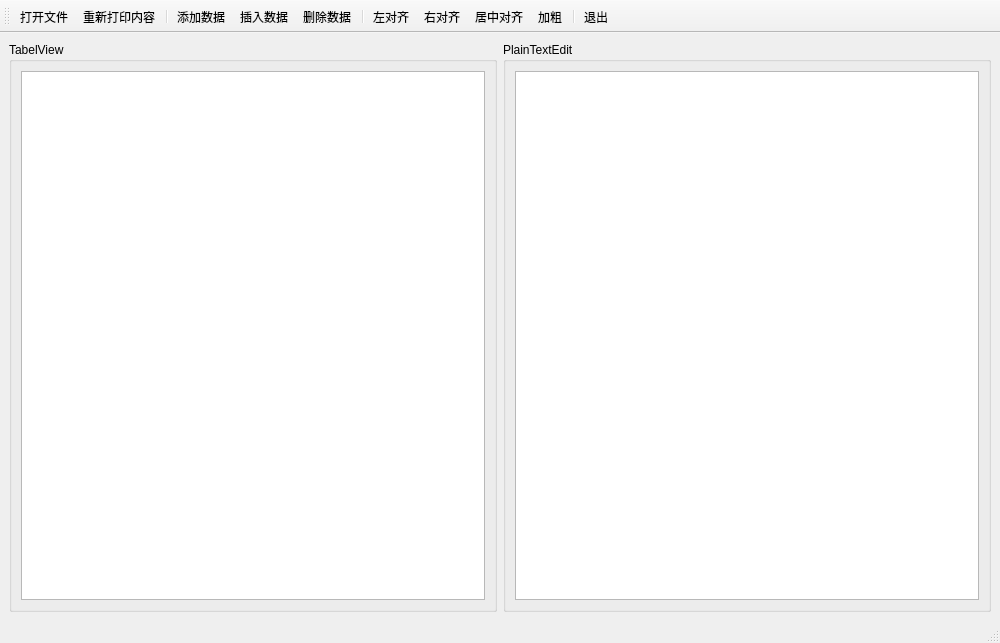
<?xml version="1.0" encoding="UTF-8"?>
<ui version="4.0">
 <class>MainWindow</class>
 <widget class="QMainWindow" name="MainWindow">
  <property name="geometry">
   <rect>
    <x>0</x>
    <y>0</y>
    <width>1000</width>
    <height>643</height>
   </rect>
  </property>
  <property name="minimumSize">
   <size>
    <width>1000</width>
    <height>0</height>
   </size>
  </property>
  <property name="windowTitle">
   <string>MainWindow</string>
  </property>
  <property name="toolButtonStyle">
   <enum>Qt::ToolButtonStyle::ToolButtonTextUnderIcon</enum>
  </property>
  <widget class="QWidget" name="centralwidget">
   <layout class="QGridLayout" name="gridLayout">
    <item row="0" column="0">
     <widget class="QGroupBox" name="groupBox">
      <property name="title">
       <string>TabelView</string>
      </property>
      <layout class="QGridLayout" name="gridLayout_2">
       <item row="0" column="0">
        <widget class="QTableView" name="tableView"/>
       </item>
      </layout>
     </widget>
    </item>
    <item row="0" column="1">
     <widget class="QGroupBox" name="groupBox_2">
      <property name="title">
       <string>PlainTextEdit</string>
      </property>
      <layout class="QGridLayout" name="gridLayout_3">
       <item row="0" column="0">
        <widget class="QPlainTextEdit" name="plainTextEdit"/>
       </item>
      </layout>
     </widget>
    </item>
   </layout>
  </widget>
  <widget class="QStatusBar" name="statusbar"/>
  <widget class="QToolBar" name="toolBar">
   <property name="windowTitle">
    <string>toolBar</string>
   </property>
   <attribute name="toolBarArea">
    <enum>TopToolBarArea</enum>
   </attribute>
   <attribute name="toolBarBreak">
    <bool>false</bool>
   </attribute>
   <addaction name="actOpenFile"/>
   <addaction name="actreDate"/>
   <addaction name="separator"/>
   <addaction name="actappend"/>
   <addaction name="actinsert"/>
   <addaction name="actdel"/>
   <addaction name="separator"/>
   <addaction name="actleft"/>
   <addaction name="actright"/>
   <addaction name="actcenter"/>
   <addaction name="actbold"/>
   <addaction name="separator"/>
   <addaction name="actclose"/>
  </widget>
  <action name="actOpenFile">
   <property name="icon">
    <iconset theme="QIcon::ThemeIcon::DocumentNew"/>
   </property>
   <property name="text">
    <string>打开文件</string>
   </property>
   <property name="toolTip">
    <string>打开文件</string>
   </property>
   <property name="shortcut">
    <string>Ctrl+F</string>
   </property>
   <property name="menuRole">
    <enum>QAction::MenuRole::NoRole</enum>
   </property>
  </action>
  <action name="actreDate">
   <property name="icon">
    <iconset theme="QIcon::ThemeIcon::DocumentPrint"/>
   </property>
   <property name="text">
    <string>重新打印内容</string>
   </property>
   <property name="toolTip">
    <string>重新打印内容</string>
   </property>
   <property name="menuRole">
    <enum>QAction::MenuRole::NoRole</enum>
   </property>
  </action>
  <action name="actappend">
   <property name="icon">
    <iconset theme="QIcon::ThemeIcon::AddressBookNew"/>
   </property>
   <property name="text">
    <string>添加数据</string>
   </property>
   <property name="toolTip">
    <string>添加数据</string>
   </property>
   <property name="menuRole">
    <enum>QAction::MenuRole::NoRole</enum>
   </property>
  </action>
  <action name="actinsert">
   <property name="icon">
    <iconset theme="QIcon::ThemeIcon::ListAdd"/>
   </property>
   <property name="text">
    <string>插入数据</string>
   </property>
   <property name="toolTip">
    <string>插入数据</string>
   </property>
   <property name="menuRole">
    <enum>QAction::MenuRole::NoRole</enum>
   </property>
  </action>
  <action name="actdel">
   <property name="icon">
    <iconset theme="QIcon::ThemeIcon::ListRemove"/>
   </property>
   <property name="text">
    <string>删除数据</string>
   </property>
   <property name="toolTip">
    <string>删除数据</string>
   </property>
   <property name="menuRole">
    <enum>QAction::MenuRole::NoRole</enum>
   </property>
  </action>
  <action name="actleft">
   <property name="icon">
    <iconset theme="QIcon::ThemeIcon::FormatJustifyLeft"/>
   </property>
   <property name="text">
    <string>左对齐</string>
   </property>
   <property name="toolTip">
    <string>左对齐</string>
   </property>
   <property name="menuRole">
    <enum>QAction::MenuRole::NoRole</enum>
   </property>
  </action>
  <action name="actright">
   <property name="icon">
    <iconset theme="QIcon::ThemeIcon::FormatJustifyRight"/>
   </property>
   <property name="text">
    <string>右对齐</string>
   </property>
   <property name="toolTip">
    <string>右对齐</string>
   </property>
   <property name="menuRole">
    <enum>QAction::MenuRole::NoRole</enum>
   </property>
  </action>
  <action name="actcenter">
   <property name="icon">
    <iconset theme="QIcon::ThemeIcon::FormatJustifyCenter"/>
   </property>
   <property name="text">
    <string>居中对齐</string>
   </property>
   <property name="toolTip">
    <string>居中对齐</string>
   </property>
   <property name="menuRole">
    <enum>QAction::MenuRole::NoRole</enum>
   </property>
  </action>
  <action name="actclose">
   <property name="icon">
    <iconset theme="QIcon::ThemeIcon::WindowClose"/>
   </property>
   <property name="text">
    <string>退出</string>
   </property>
   <property name="toolTip">
    <string>退出</string>
   </property>
   <property name="menuRole">
    <enum>QAction::MenuRole::NoRole</enum>
   </property>
  </action>
  <action name="actbold">
   <property name="checkable">
    <bool>true</bool>
   </property>
   <property name="icon">
    <iconset theme="QIcon::ThemeIcon::FormatTextBold"/>
   </property>
   <property name="text">
    <string>加粗</string>
   </property>
   <property name="toolTip">
    <string>加粗</string>
   </property>
   <property name="menuRole">
    <enum>QAction::MenuRole::NoRole</enum>
   </property>
  </action>
 </widget>
 <resources/>
 <connections/>
</ui>
